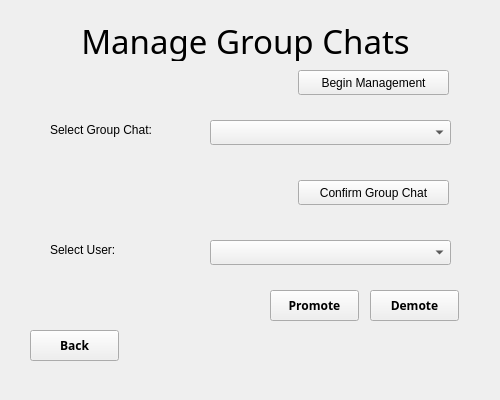
<?xml version="1.0" encoding="UTF-8"?>
<ui version="4.0">
 <class>ManageGroupChats</class>
 <widget class="QWidget" name="ManageGroupChats">
  <property name="geometry">
   <rect>
    <x>0</x>
    <y>0</y>
    <width>500</width>
    <height>400</height>
   </rect>
  </property>
  <property name="windowTitle">
   <string>Form</string>
  </property>
  <property name="styleSheet">
   <string notr="true">
#GroupChatMenu{background-color: qlineargradient(spread:pad, x1:0.512, y1:1, x2:0.503, y2:0.306727, stop:0.0696517 rgba(169, 169, 169, 255), stop:0.890547 rgba(255, 255, 255, 255));}
#stackedWidget{ background-color: rgba(1,1,1,0);}</string>
  </property>
  <widget class="QStackedWidget" name="stackedWidget">
   <property name="geometry">
    <rect>
     <x>0</x>
     <y>0</y>
     <width>500</width>
     <height>400</height>
    </rect>
   </property>
   <widget class="QWidget" name="page">
    <widget class="QLabel" name="MGCTitle">
     <property name="geometry">
      <rect>
       <x>80</x>
       <y>20</y>
       <width>331</width>
       <height>41</height>
      </rect>
     </property>
     <property name="font">
      <font>
       <family>AnjaliOldLipi</family>
       <pointsize>25</pointsize>
      </font>
     </property>
     <property name="text">
      <string>Manage Group Chats</string>
     </property>
     <property name="alignment">
      <set>Qt::AlignCenter</set>
     </property>
    </widget>
    <widget class="QPushButton" name="MGCBackButton">
     <property name="geometry">
      <rect>
       <x>30</x>
       <y>330</y>
       <width>89</width>
       <height>31</height>
      </rect>
     </property>
     <property name="font">
      <font>
       <family>AnjaliOldLipi</family>
       <weight>75</weight>
       <bold>true</bold>
      </font>
     </property>
     <property name="text">
      <string>Back</string>
     </property>
    </widget>
    <widget class="QLabel" name="MGCChatLabel">
     <property name="geometry">
      <rect>
       <x>50</x>
       <y>120</y>
       <width>131</width>
       <height>20</height>
      </rect>
     </property>
     <property name="text">
      <string>Select Group Chat:</string>
     </property>
    </widget>
    <widget class="QLabel" name="MGCUserLabel">
     <property name="geometry">
      <rect>
       <x>50</x>
       <y>240</y>
       <width>131</width>
       <height>20</height>
      </rect>
     </property>
     <property name="text">
      <string>Select User:</string>
     </property>
    </widget>
    <widget class="QPushButton" name="MGCDemoteUserButton">
     <property name="geometry">
      <rect>
       <x>370</x>
       <y>290</y>
       <width>89</width>
       <height>31</height>
      </rect>
     </property>
     <property name="font">
      <font>
       <family>AnjaliOldLipi</family>
       <weight>75</weight>
       <bold>true</bold>
      </font>
     </property>
     <property name="text">
      <string>Demote</string>
     </property>
    </widget>
    <widget class="QPushButton" name="MGCPromoteUserButton">
     <property name="geometry">
      <rect>
       <x>270</x>
       <y>290</y>
       <width>89</width>
       <height>31</height>
      </rect>
     </property>
     <property name="font">
      <font>
       <family>AnjaliOldLipi</family>
       <weight>75</weight>
       <bold>true</bold>
      </font>
     </property>
     <property name="text">
      <string>Promote</string>
     </property>
    </widget>
    <widget class="QComboBox" name="MGCChatCombo">
     <property name="geometry">
      <rect>
       <x>210</x>
       <y>120</y>
       <width>241</width>
       <height>25</height>
      </rect>
     </property>
    </widget>
    <widget class="QComboBox" name="MGCUserCombo">
     <property name="geometry">
      <rect>
       <x>210</x>
       <y>240</y>
       <width>241</width>
       <height>25</height>
      </rect>
     </property>
    </widget>
    <widget class="QPushButton" name="MGCConfirmGC">
     <property name="geometry">
      <rect>
       <x>298</x>
       <y>180</y>
       <width>151</width>
       <height>25</height>
      </rect>
     </property>
     <property name="text">
      <string>Confirm Group Chat</string>
     </property>
    </widget>
    <widget class="QPushButton" name="MGCBeginManagement">
     <property name="geometry">
      <rect>
       <x>298</x>
       <y>70</y>
       <width>151</width>
       <height>25</height>
      </rect>
     </property>
     <property name="text">
      <string>Begin Management</string>
     </property>
    </widget>
   </widget>
  </widget>
 </widget>
 <resources/>
 <connections/>
</ui>
